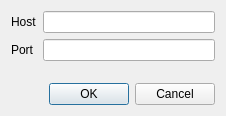
<?xml version="1.0" encoding="UTF-8"?>
<ui version="4.0">
 <class>IRtGPSTetherSetup</class>
 <widget class="QDialog" name="IRtGPSTetherSetup">
  <property name="geometry">
   <rect>
    <x>0</x>
    <y>0</y>
    <width>226</width>
    <height>116</height>
   </rect>
  </property>
  <property name="windowTitle">
   <string>Setup host...</string>
  </property>
  <layout class="QVBoxLayout" name="verticalLayout">
   <item>
    <layout class="QGridLayout" name="gridLayout">
     <item row="0" column="0">
      <widget class="QLabel" name="label">
       <property name="text">
        <string>Host</string>
       </property>
      </widget>
     </item>
     <item row="1" column="0">
      <widget class="QLabel" name="label_2">
       <property name="text">
        <string>Port</string>
       </property>
      </widget>
     </item>
     <item row="0" column="1">
      <widget class="QLineEdit" name="lineHost"/>
     </item>
     <item row="1" column="1">
      <widget class="QLineEdit" name="linePort">
       <property name="inputMask">
        <string>00000</string>
       </property>
      </widget>
     </item>
    </layout>
   </item>
   <item>
    <spacer name="verticalSpacer">
     <property name="orientation">
      <enum>Qt::Vertical</enum>
     </property>
     <property name="sizeHint" stdset="0">
      <size>
       <width>20</width>
       <height>40</height>
      </size>
     </property>
    </spacer>
   </item>
   <item>
    <widget class="QDialogButtonBox" name="buttonBox">
     <property name="orientation">
      <enum>Qt::Horizontal</enum>
     </property>
     <property name="standardButtons">
      <set>QDialogButtonBox::Cancel|QDialogButtonBox::Ok</set>
     </property>
    </widget>
   </item>
  </layout>
 </widget>
 <resources/>
 <connections>
  <connection>
   <sender>buttonBox</sender>
   <signal>accepted()</signal>
   <receiver>IRtGPSTetherSetup</receiver>
   <slot>accept()</slot>
   <hints>
    <hint type="sourcelabel">
     <x>248</x>
     <y>254</y>
    </hint>
    <hint type="destinationlabel">
     <x>157</x>
     <y>274</y>
    </hint>
   </hints>
  </connection>
  <connection>
   <sender>buttonBox</sender>
   <signal>rejected()</signal>
   <receiver>IRtGPSTetherSetup</receiver>
   <slot>reject()</slot>
   <hints>
    <hint type="sourcelabel">
     <x>316</x>
     <y>260</y>
    </hint>
    <hint type="destinationlabel">
     <x>286</x>
     <y>274</y>
    </hint>
   </hints>
  </connection>
 </connections>
</ui>
